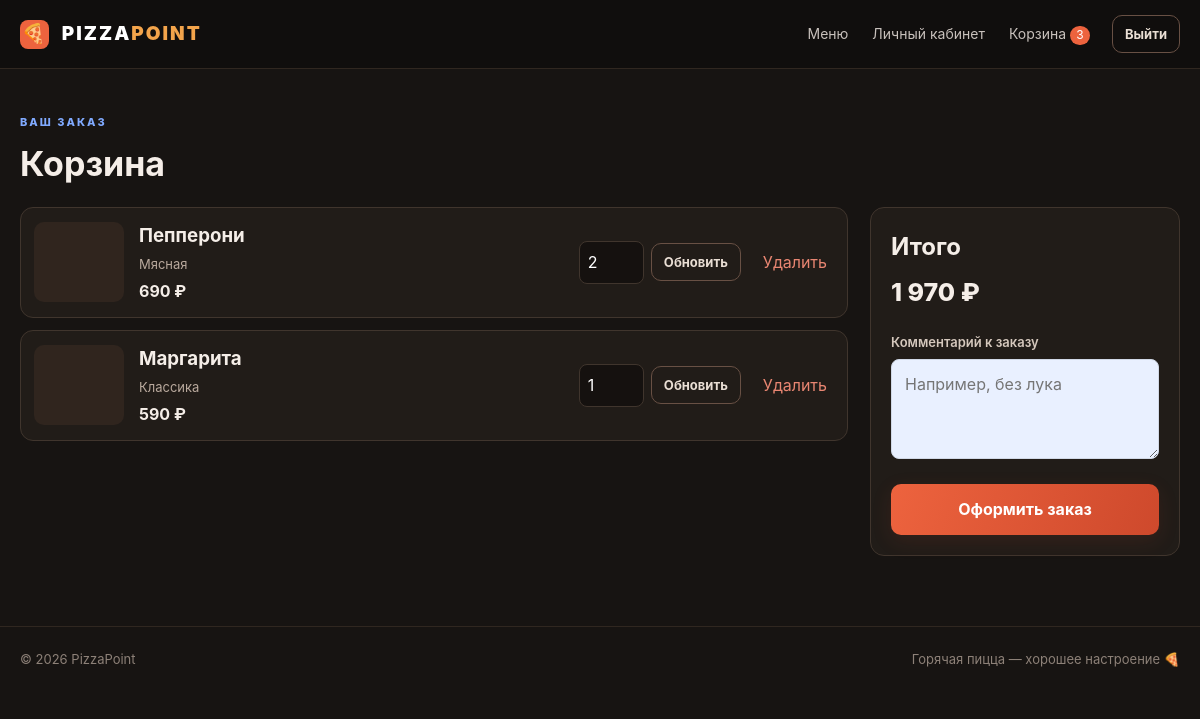
Page /cart (signed in) on the committed database.
### tables this page shows
CREATE TABLE cart_items (
    id INTEGER PRIMARY KEY AUTOINCREMENT,
    customer_id INTEGER NOT NULL REFERENCES customers(id) ON DELETE CASCADE,
    product_id INTEGER NOT NULL REFERENCES products(id) ON DELETE CASCADE,
    quantity INTEGER NOT NULL DEFAULT 1 CHECK (quantity > 0),
    UNIQUE(customer_id, product_id)
);

CREATE TABLE products (
    id INTEGER PRIMARY KEY AUTOINCREMENT,
    category_id INTEGER NOT NULL REFERENCES categories(id) ON DELETE RESTRICT,
    name TEXT NOT NULL,
    description TEXT NOT NULL,
    price INTEGER NOT NULL CHECK (price >= 0),
    image_url TEXT,
    is_available INTEGER NOT NULL DEFAULT 1 CHECK (is_available IN (0, 1))
);

CREATE TABLE categories (
    id INTEGER PRIMARY KEY AUTOINCREMENT,
    name TEXT NOT NULL UNIQUE
);

### app.py (the view)
@app.route("/cart")
@role_required("customer")
def cart():
    items = fetch_all(
        """SELECT cart_items.id, cart_items.quantity, products.id AS product_id,
                  products.name, products.price, products.image_url,
                  products.is_available, categories.name AS category_name
           FROM cart_items
           INNER JOIN products ON cart_items.product_id = products.id
           INNER JOIN categories ON products.category_id = categories.id
           WHERE cart_items.customer_id = ? ORDER BY cart_items.id""",
        (g.user["customer_id"],),
    )
    total = sum(item["price"] * item["quantity"] for item in items)
    return render_template("cart.html", items=items, total=total)

### app.py (called while the page is built)
@app.template_filter("rub")
def rubles(value):
    return f"{int(value or 0):,}".replace(",", " ") + " ₽"

@app.context_processor
def template_globals():
    cart_count = 0
    if g.get("user") and g.user["role"] == "customer":
        cart_count = fetch_one(
            "SELECT COALESCE(SUM(quantity), 0) FROM cart_items WHERE customer_id = ?",
            (g.user["customer_id"],),
        )[0]
    return {"SITE_NAME": SITE_NAME, "csrf_token": csrf_token, "cart_count": cart_count,
            "year": date.today().year}

@app.before_request
def prepare_request():
    load_user()
    check_csrf()

### auth.py (called while the page is built)
def load_user():
    g.user = None
    user_id = session.get("user_id")
    if not user_id:
        return
    user = fetch_one(
        """SELECT users.id, users.email, users.role, users.is_active,
                  customers.id AS customer_id, customers.full_name, customers.phone
           FROM users
           LEFT JOIN customers ON customers.user_id = users.id
           WHERE users.id = ?""",
        (user_id,),
    )
    if user and user["is_active"]:
        g.user = user
    else:
        session.clear()

def role_required(*allowed_roles):
    def decorator(view_function):
        @wraps(view_function)
        def wrapped(*args, **kwargs):
            if g.user is None:
                flash("Войдите в аккаунт, чтобы продолжить.", "error")
                return redirect(url_for("login", next=request.path))
            if allowed_roles and g.user["role"] not in allowed_roles:
                abort(403)
            return view_function(*args, **kwargs)
        return wrapped
    return decorator

def csrf_token():
    if "csrf" not in session:
        session["csrf"] = secrets.token_hex(24)
    return session["csrf"]

def check_csrf():
    if request.method == "POST":
        token = request.form.get("_csrf", "")
        if not token or not secrets.compare_digest(token, session.get("csrf", "")):
            abort(400, "Проверка формы не пройдена. Обновите страницу.")

### db.py (called while the page is built)
def connect():
    connection = sqlite3.connect(DB_PATH)
    connection.row_factory = sqlite3.Row
    connection.isolation_level = None
    connection.execute("PRAGMA foreign_keys = ON")
    return connection

def get_db():
    if "db" not in g:
        g.db = connect()
    return g.db

def fetch_all(sql, parameters=()):
    return get_db().execute(sql, parameters).fetchall()

def fetch_one(sql, parameters=()):
    return get_db().execute(sql, parameters).fetchone()

### templates/cart.html (shortened to what this page needs)
{% extends 'base.html' %}
{% block content %}
<section class="container page-section"><p class="eyebrow">ВАШ ЗАКАЗ</p><h1>Корзина</h1>
{% if items %}<div class="cart-layout"><div class="cart-list">{% for item in items %}<article class="cart-item"><div class="cart-thumb" {% if item.image_url %}style="background-image:url('{{ item.image_url }}')"{% endif %}></div><div class="cart-info"><h3>{{ item.name }}</h3><p>{{ item.category_name }}</p><strong>{{ item.price|rub }}</strong></div><form class="quantity-form" method="post" action="{{ url_for('cart_update', item_id=item.id) }}"><input type="hidden" name="_csrf" value="{{ csrf_token() }}"><input type="number" name="quantity" value="{{ item.quantity }}" min="1" max="99"><button class="btn btn-outline btn-small" type="submit">Обновить</button></form><form method="post" action="{{ url_for('cart_remove', item_id=item.id) }}"><input type="hidden" name="_csrf" value="{{ csrf_token() }}"><button class="remove-button" type="submit">Удалить</button></form></article>{% endfor %}</div>
<aside class="checkout-card"><h2>Итого</h2><p class="checkout-total">{{ total|rub }}</p><form method="post" action="{{ url_for('checkout') }}"><input type="hidden" name="_csrf" value="{{ csrf_token() }}"><label for="comment">Комментарий к заказу</label><textarea id="comment" name="comment" rows="3" placeholder="Например, без лука"></textarea><button class="btn btn-primary btn-wide" type="submit">Оформить заказ</button></form></aside></div>{% else %}<div class="empty-state"><p>Корзина пока пустая.</p><a class="btn btn-primary" href="{{ url_for('index') }}">Перейти к меню</a></div>{% endif %}</section>
{% endblock %}

### static/css/style.css (style rules this page uses)
:root { --bg:#171412;--surface:#211c18;--surface-2:#29221d;--line:#40352d;--text:#f5eee8;--muted:#b9a99d;--orange:#ed633e;--orange-dark:#ce492c;--blue:#80aaff;--green:#55bd82;--red:#ee7968 }
* { box-sizing:border-box }
body { margin:0;background:var(--bg);color:var(--text);font-family:Inter,Segoe UI,Arial,sans-serif;line-height:1.55 }
button,input,textarea,select { font:inherit }
button { cursor:pointer }
.container { width:min(1160px,calc(100% - 32px));margin-inline:auto }
.btn { display:inline-flex;align-items:center;justify-content:center;border:0;border-radius:10px;padding:11px 17px;font-weight:700;transition:.15s;white-space:nowrap }
.btn-primary { color:white;background:linear-gradient(110deg,var(--orange),var(--orange-dark));box-shadow:0 6px 20px #bd452b22 }
.btn-outline { border:1px solid #685044;color:#e9ded4;background:transparent }
.btn-small { padding:8px 12px;font-size:13px }
.btn-wide { width:100%;margin-top:18px;padding:13px }
.eyebrow { font-size:11px;font-weight:800;letter-spacing:2px;color:var(--blue);margin:0 0 13px }
.section-heading h2,.page-section h1,.auth-card h1,.admin-content h1 { font-size:34px;line-height:1.2;margin:0 0 22px }
.page-section { padding:45px 0 70px }
.auth-card form label,.panel form label,.checkout-card label,.admin-form label { display:block;color:#d5c8bd;font-size:13px;font-weight:600;margin:14px 0 7px }
.auth-card input:not([type=checkbox]),.panel input,.admin-form input,.admin-form textarea,.panel textarea,.checkout-card textarea,.checkout-card select,.admin-content select { width:100%;border:1px solid #d0d8e6;border-radius:8px;background:#e9f0ff;color:#151b25;padding:12px 13px;outline:none }
.cart-layout { display:grid;grid-template-columns:1fr 310px;gap:22px;align-items:start }
.cart-list { display:grid;gap:12px }
.cart-item { display:flex;align-items:center;gap:15px;background:var(--surface);border:1px solid var(--line);border-radius:13px;padding:13px }
.cart-thumb { width:90px;height:80px;border-radius:10px;background-size:cover;background-position:center;background-color:#30251e;flex:none }
.cart-info { flex:1 }
.cart-info h3 { margin:0 0 4px }
.cart-info p { color:var(--muted);font-size:13px;margin:0 0 5px }
.quantity-form { display:flex;align-items:center;gap:7px }
.quantity-form input { width:65px;padding:8px;border:1px solid var(--line);background:#15110f;color:white;border-radius:8px }
.remove-button { border:0;background:none;color:#e98672;padding:7px }
.checkout-card,.panel { background:var(--surface);border:1px solid var(--line);border-radius:14px;padding:20px }
.checkout-card h2 { margin:0 }
.checkout-total { font-size:25px;font-weight:800;margin:8px 0 20px }

### rows in the picture
cart_items: name "Пепперони", category_name "Мясная", price|rub "690 ₽", quantity "2"
cart_items: name "Маргарита", category_name "Классика", price|rub "590 ₽", quantity "1"

### other values in the picture
{{ cart_count }} "3"
{{ total|rub }} "1 970 ₽"
